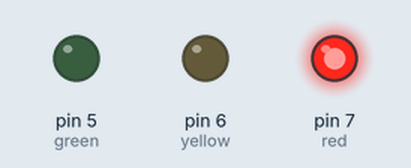
Recording of a sketch running on a simulated Arduino Uno, built with avr-gcc and run on an emulated ATmega328P. Shown: output pins drawn as LEDs (lit = HIGH).

Above: at 1.0 s.
At 5.0 s:
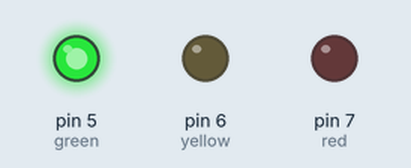
At 7.0 s:
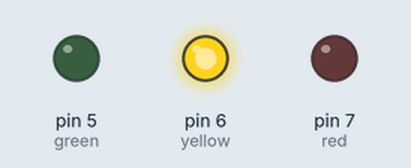
Timing chart, 0 to 10.4 s (numbered marks = the images above):
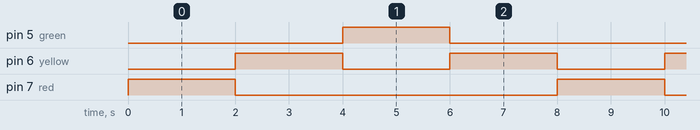

Measured:
- by itself, pin 5 (green), pin 7 (red): alternates HIGH for 2.0 s and LOW for 6.0 s
- by itself, pin 6 (yellow): alternates HIGH for 2.0 s and LOW for 2.0 s
- by itself, everything shown: repeats every 8.0 s, in 4 steps

The sketch:

Traffic_light.ino
```cpp
void setup() {

pinMode(7, OUTPUT);//red
pinMode(6, OUTPUT);//yellow
pinMode(5, OUTPUT);//green


}

void loop() {
  //red
digitalWrite(7, HIGH);
digitalWrite(6,LOW);
digitalWrite(5, LOW);
delay(2000);

//yellow
digitalWrite(6, HIGH);
digitalWrite(7,LOW);
digitalWrite(5, LOW);
delay(2000);

//green
digitalWrite(5, HIGH);
digitalWrite(6,LOW);
digitalWrite(7, LOW);
delay(2000);

//yellow
digitalWrite(6, HIGH);
digitalWrite(7,LOW);
digitalWrite(5, LOW);
delay(2000);

}
```
